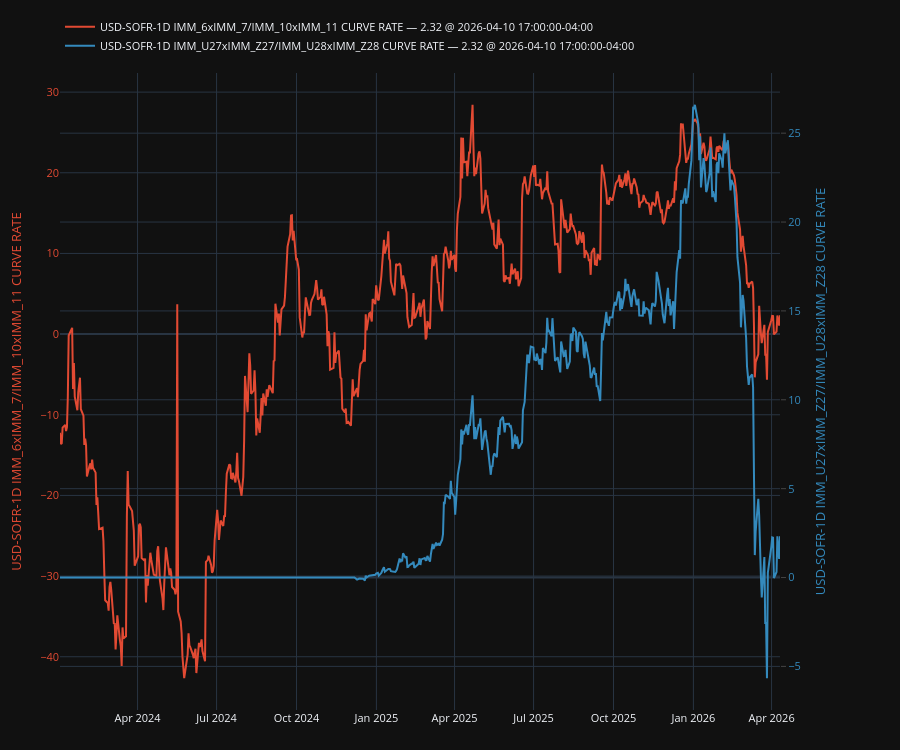

Notebook code cell kept with this figure:
### Code cell
plot, fig, ax, ax2, legend = make_secondary_axis_plot(engine="plotly")
plot(
    eod_df["USD-SOFR-1D IMM_6xIMM_7/IMM_10xIMM_11 CURVE RATE"],
    which="left",
    indicators=[
        # {"kind": "last", "style": {"linestyle": "--", "linewidth": 1.2, "color": "tab:purple"}},  
        # {"kind": "sma", "window": 60, "style": {"linestyle": "--", "color": "green"}},
    ],
    # ou={"enable": True, "steps": 126, "add_metrics_to_legend": True}
)
plot(eod_df["USD-SOFR-1D IMM_U27xIMM_Z27/IMM_U28xIMM_Z28 CURVE RATE"], which="right")

legend(show_date=True, loc="upper left")
plt.show()

### Figure 1 — Plotly figure (JSON) as saved in the notebook; plotly's stock layout.template omitted (floating-point values rounded to 4 significant figures; data arrays with more than 128 entries replaced by an {"elided": "..."} marker saying what was removed)
{"data": [{"line": {"color": "#E24A33"}, "mode": "lines", "name": "USD-SOFR-1D IMM_6xIMM_7/IMM_10xIMM_11 CURVE RATE — 2.32 @ 2026-04-10 17:00:00-04:00", "showlegend": true, "type": "scatter", "x": {"elided": "579 str values"}, "y": {"elided": "579 float values"}, "yaxis": "y"}, {"line": {"color": "#348ABD"}, "mode": "lines", "name": "USD-SOFR-1D IMM_U27xIMM_Z27/IMM_U28xIMM_Z28 CURVE RATE — 2.32 @ 2026-04-10 17:00:00-04:00", "showlegend": true, "type": "scatter", "x": {"elided": "579 str values"}, "y": {"elided": "579 float values"}, "yaxis": "y2"}], "layout": {"font": {"size": 11}, "height": 750, "legend": {"orientation": "h", "x": 0, "xanchor": "left", "y": 1.02, "yanchor": "bottom"}, "margin": {"b": 40, "l": 60, "r": 120, "t": 60}, "newshape": {"line": {"color": "red"}}, "title": {}, "xaxis": {"showgrid": true, "showspikes": true, "spikecolor": "white", "spikemode": "across", "spikesnap": "cursor"}, "yaxis": {"showgrid": true, "showspikes": true, "spikecolor": "white", "spikesnap": "cursor", "spikethickness": 0.5, "tickfont": {"color": "#E24A33"}, "title": {"font": {"color": "#E24A33"}, "text": "USD-SOFR-1D IMM_6xIMM_7/IMM_10xIMM_11 CURVE RATE"}}, "yaxis2": {"anchor": "x", "overlaying": "y", "position": 0.98, "showgrid": true, "showspikes": true, "side": "right", "spikecolor": "white", "spikesnap": "cursor", "spikethickness": 0.5, "tickfont": {"color": "#348ABD"}, "ticklabelposition": "outside", "ticks": "outside", "title": {"font": {"color": "#348ABD"}, "standoff": 16, "text": "USD-SOFR-1D IMM_U27xIMM_Z27/IMM_U28xIMM_Z28 CURVE RATE"}}}}
